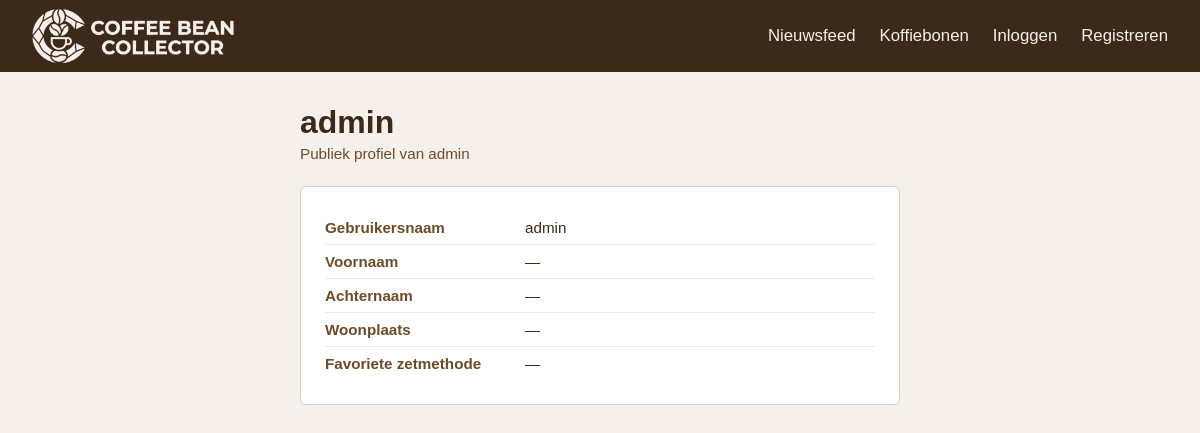
The page /profile/admin/ on the database as committed earlier.
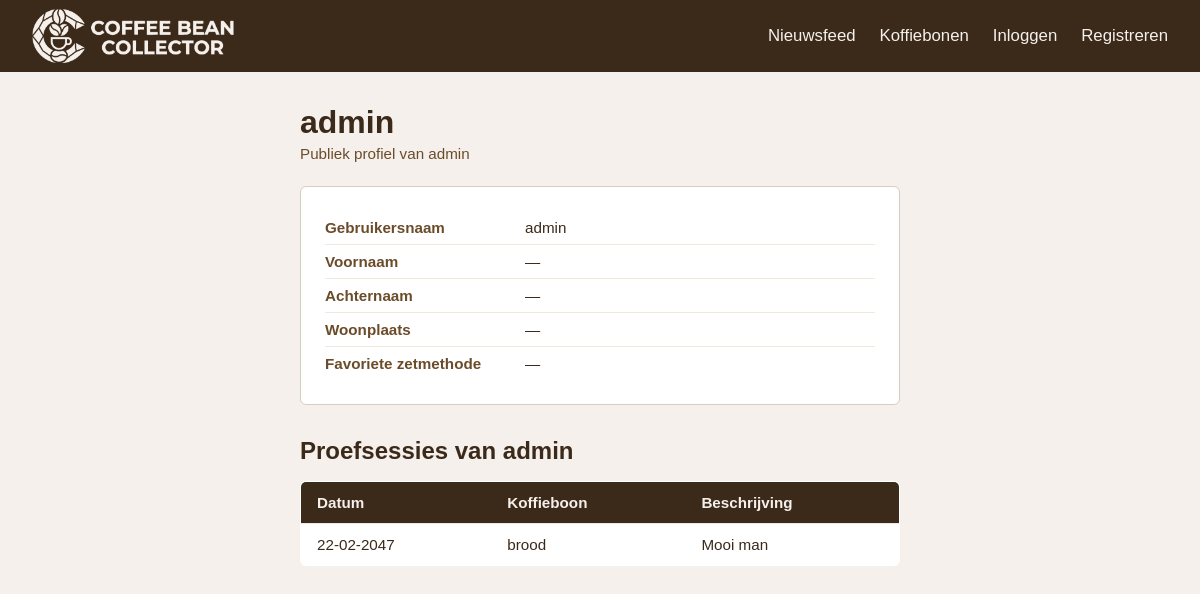
The same page on the database as committed later.
### base/models.py (models this page shows, shortened)
class Profile(models.Model):
    BREWING_METHODS = [
        ('espresso', 'Espresso'),
        ('filter', 'Filter'),
        ('french_press', 'French Press'),
        ('pour_over', 'Pour Over'),
        ('aeropress', 'AeroPress'),
        ('moka_pot', 'Moka Pot'),
        ('cold_brew', 'Cold Brew'),
    ]
    user = models.OneToOneField(User, on_delete=models.CASCADE, related_name='profile')
    favorite_method = models.CharField(max_length=50, choices=BREWING_METHODS, blank=True, default='')
    city = models.CharField(max_length=255, blank=True, default='')
    date_of_birth = models.DateField(null=True, blank=True)

class Tasting(models.Model):
    bean = models.ForeignKey('Bean', on_delete=models.CASCADE, related_name='tastings')
    user = models.ForeignKey(User, on_delete=models.CASCADE, related_name='tastings')
    date = models.DateField()
    description = models.TextField()

class Bean(models.Model):
    name = models.CharField(max_length=255)
    country_of_origin = models.CharField(max_length=255)
    roaster = models.CharField(max_length=255, blank=True, default='')
    harvest_season = models.CharField(max_length=255)
    in_season = models.BooleanField(default=True)
    approved = models.BooleanField(default=False)
    approved_by = models.ForeignKey(
        User, null=True, blank=True, on_delete=models.SET_NULL, related_name='approved_beans'
    )

### base/views.py (the view)
# urls.py: path('profile/<str:username>/', views.public_profile, name='public_profile'),
def public_profile(request, username):
    from django.shortcuts import get_object_or_404
    from django.contrib.auth.models import User
    from .models import Profile, Tasting
    profile_user = get_object_or_404(User, username=username)
    Profile.objects.get_or_create(user=profile_user)
    tastings = Tasting.objects.filter(user=profile_user).select_related('bean').order_by('-date')
    return render(request, 'base/public_profile.html', {'profile_user': profile_user, 'tastings': tastings})

### base/templates/base/public_profile.html (shortened to what this page needs)
{% extends "base.html" %}
{% block content %}
<div class="profile-container">
    <h1>{{ profile_user.first_name|default:profile_user.username }}</h1>
    <p class="profile-intro">Publiek profiel van {{ profile_user.username }}</p>
    <div class="profile-card">
        <div class="profile-row">
            <span class="profile-label">Gebruikersnaam</span>
            <span class="profile-value">{{ profile_user.username }}</span>
        </div>
        <div class="profile-row">
            <span class="profile-label">Voornaam</span>
            <span class="profile-value">{{ profile_user.first_name|default:"—" }}</span>
        </div>
        <div class="profile-row">
            <span class="profile-label">Achternaam</span>
            <span class="profile-value">{{ profile_user.last_name|default:"—" }}</span>
        </div>
        <div class="profile-row">
            <span class="profile-label">Woonplaats</span>
            <span class="profile-value">{{ profile_user.profile.city|default:"—" }}</span>
        </div>
        <div class="profile-row">
            <span class="profile-label">Favoriete zetmethode</span>
            <span class="profile-value">{{ profile_user.profile.get_favorite_method_display|default:"—" }}</span>
        </div>
    </div>
    {% if tastings %}
    <div style="margin-top: 2rem;">
        <h2 style="margin-bottom: 1rem;">Proefsessies van {{ profile_user.username }}</h2>
        {% if tastings %}
            <table class="bean-table">
                <thead>
                    <tr>
                        <th>Datum</th>
                        <th>Koffieboon</th>
                        <th>Beschrijving</th>
                    </tr>
                </thead>
                <tbody>
                    {% for tasting in tastings %}
                        <tr>
                            <td>{{ tasting.date|date:"d-m-Y" }}</td>
                            <td>{{ tasting.bean.name }}</td>
                            <td>{{ tasting.description|truncatechars:80 }}</td>
                        </tr>
                    {% endfor %}
                </tbody>
            </table>
        {% else %}
            <p>Deze gebruiker heeft nog geen proefsessies.</p>
        {% endif %}
    </div>
    {% endif %}
</div>
{% endblock %}

Rows that differ between the two databases and show on the page:
added Tasting: date "22-02-2047", bean.name "brood", description "Mooi man"
Other text that changed with them:
{{ profile_user.username }}: (not shown) → "admin"
text now shown: "Proefsessies van Datum Koffieboon Beschrijving"
